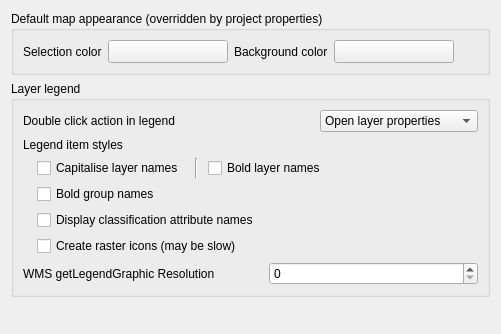
             <widget class="QWidget" name="mOptionsScrollAreaContents_06">
              <property name="geometry">
               <rect>
                <x>0</x>
                <y>0</y>
                <width>501</width>
                <height>334</height>
               </rect>
              </property>
              <layout class="QVBoxLayout" name="verticalLayout_25">
               <item>
                <widget class="QgsCollapsibleGroupBox" name="groupBox_9">
                 <property name="title">
                  <string>Default map appearance (overridden by project properties)</string>
                 </property>
                 <layout class="QGridLayout" name="gridLayout_7">
                  <item row="0" column="4">
                   <widget class="QgsColorButtonV2" name="pbnCanvasColor">
                    <property name="sizePolicy">
                     <sizepolicy hsizetype="Fixed" vsizetype="Fixed">
                      <horstretch>0</horstretch>
                      <verstretch>0</verstretch>
                     </sizepolicy>
                    </property>
                    <property name="minimumSize">
                     <size>
                      <width>120</width>
                      <height>0</height>
                     </size>
                    </property>
                    <property name="maximumSize">
                     <size>
                      <width>120</width>
                      <height>16777215</height>
                     </size>
                    </property>
                    <property name="text">
                     <string/>
                    </property>
                   </widget>
                  </item>
                  <item row="0" column="6">
                   <spacer name="horizontalSpacer_28">
                    <property name="orientation">
                     <enum>Qt::Horizontal</enum>
                    </property>
                    <property name="sizeHint" stdset="0">
                     <size>
                      <width>40</width>
                      <height>20</height>
                     </size>
                    </property>
                   </spacer>
                  </item>
                  <item row="0" column="3">
                   <widget class="QLabel" name="label">
                    <property name="sizePolicy">
                     <sizepolicy hsizetype="Maximum" vsizetype="Preferred">
                      <horstretch>0</horstretch>
                      <verstretch>0</verstretch>
                     </sizepolicy>
                    </property>
                    <property name="text">
                     <string>Background color</string>
                    </property>
                   </widget>
                  </item>
                  <item row="0" column="0">
                   <widget class="QLabel" name="textLabel1_9">
                    <property name="sizePolicy">
                     <sizepolicy hsizetype="Maximum" vsizetype="Preferred">
                      <horstretch>0</horstretch>
                      <verstretch>0</verstretch>
                     </sizepolicy>
                    </property>
                    <property name="text">
                     <string>Selection color</string>
                    </property>
                   </widget>
                  </item>
                  <item row="0" column="1">
                   <widget class="QgsColorButtonV2" name="pbnSelectionColor">
                    <property name="sizePolicy">
                     <sizepolicy hsizetype="Fixed" vsizetype="Fixed">
                      <horstretch>0</horstretch>
                      <verstretch>0</verstretch>
                     </sizepolicy>
                    </property>
                    <property name="minimumSize">
                     <size>
                      <width>120</width>
                      <height>0</height>
                     </size>
                    </property>
                    <property name="maximumSize">
                     <size>
                      <width>120</width>
                      <height>16777215</height>
                     </size>
                    </property>
                    <property name="text">
                     <string/>
                    </property>
                   </widget>
                  </item>
                 </layout>
                </widget>
               </item>
               <item>
                <widget class="QgsCollapsibleGroupBox" name="mLegendGrpBx">
                 <property name="minimumSize">
                  <size>
                   <width>0</width>
                   <height>0</height>
                  </size>
                 </property>
                 <property name="title">
                  <string>Layer legend</string>
                 </property>
                 <layout class="QVBoxLayout" name="verticalLayout_21">
                  <item>
                   <layout class="QHBoxLayout" name="horizontalLayout_8">
                    <item>
                     <widget class="QLabel" name="label_15">
                      <property name="text">
                       <string>Double click action in legend</string>
                      </property>
                     </widget>
                    </item>
                    <item>
                     <spacer name="horizontalSpacer_6">
                      <property name="orientation">
                       <enum>Qt::Horizontal</enum>
                      </property>
                      <property name="sizeHint" stdset="0">
                       <size>
                        <width>40</width>
                        <height>20</height>
                       </size>
                      </property>
                     </spacer>
                    </item>
                    <item>
                     <widget class="QComboBox" name="cmbLegendDoubleClickAction">
                      <item>
                       <property name="text">
                        <string>Open layer properties</string>
                       </property>
                      </item>
                      <item>
                       <property name="text">
                        <string>Open attribute table</string>
                       </property>
                      </item>
                      <item>
                       <property name="text">
                        <string>Open layer styling dock</string>
                       </property>
                      </item>
                     </widget>
                    </item>
                   </layout>
                  </item>
                  <item>
                   <layout class="QGridLayout" name="gridLayout_3">
                    <item row="1" column="2">
                     <widget class="Line" name="line_4">
                      <property name="minimumSize">
                       <size>
                        <width>12</width>
                        <height>0</height>
                       </size>
                      </property>
                      <property name="orientation">
                       <enum>Qt::Vertical</enum>
                      </property>
                     </widget>
                    </item>
                    <item row="1" column="0">
                     <spacer name="horizontalSpacer_34">
                      <property name="orientation">
                       <enum>Qt::Horizontal</enum>
                      </property>
                      <property name="sizeType">
                       <enum>QSizePolicy::Fixed</enum>
                      </property>
                      <property name="sizeHint" stdset="0">
                       <size>
                        <width>8</width>
                        <height>1</height>
                       </size>
                      </property>
                     </spacer>
                    </item>
                    <item row="1" column="1">
                     <widget class="QCheckBox" name="capitaliseCheckBox">
                      <property name="sizePolicy">
                       <sizepolicy hsizetype="Maximum" vsizetype="Fixed">
                        <horstretch>0</horstretch>
                        <verstretch>0</verstretch>
                       </sizepolicy>
                      </property>
                      <property name="text">
                       <string>Capitalise layer names</string>
                      </property>
                     </widget>
                    </item>
                    <item row="1" column="3">
                     <widget class="QCheckBox" name="mLegendLayersBoldChkBx">
                      <property name="sizePolicy">
                       <sizepolicy hsizetype="Minimum" vsizetype="Fixed">
                        <horstretch>0</horstretch>
                        <verstretch>0</verstretch>
                       </sizepolicy>
                      </property>
                      <property name="text">
                       <string>Bold layer names</string>
                      </property>
                     </widget>
                    </item>
                    <item row="3" column="1" colspan="3">
                     <widget class="QCheckBox" name="cbxLegendClassifiers">
                      <property name="text">
                       <string>Display classification attribute names</string>
                      </property>
                     </widget>
                    </item>
                    <item row="2" column="1" colspan="3">
                     <widget class="QCheckBox" name="mLegendGroupsBoldChkBx">
                      <property name="text">
                       <string>Bold group names</string>
                      </property>
                     </widget>
                    </item>
                    <item row="4" column="1" colspan="3">
                     <widget class="QCheckBox" name="cbxCreateRasterLegendIcons">
                      <property name="text">
                       <string>Create raster icons (may be slow)</string>
                      </property>
                     </widget>
                    </item>
                    <item row="0" column="0" colspan="4">
                     <widget class="QLabel" name="label_53">
                      <property name="sizePolicy">
                       <sizepolicy hsizetype="Minimum" vsizetype="Preferred">
                        <horstretch>0</horstretch>
                        <verstretch>0</verstretch>
                       </sizepolicy>
                      </property>
                      <property name="text">
                       <string>Legend item styles</string>
                      </property>
                     </widget>
                    </item>
                   </layout>
                  </item>
                  <item>
                   <layout class="QHBoxLayout" name="horizontalLayout_34">
                    <item>
                     <widget class="QLabel" name="label_58">
                      <property name="text">
                       <string>WMS getLegendGraphic Resolution</string>
                      </property>
                     </widget>
                    </item>
                    <item>
                     <spacer name="horizontalSpacer_39">
                      <property name="orientation">
                       <enum>Qt::Horizontal</enum>
                      </property>
                      <property name="sizeType">
                       <enum>QSizePolicy::Preferred</enum>
                      </property>
                      <property name="sizeHint" stdset="0">
                       <size>
                        <width>30</width>
                        <height>20</height>
                       </size>
                      </property>
                     </spacer>
                    </item>
                    <item>
                     <widget class="QSpinBox" name="mLegendGraphicResolutionSpinBox">
                      <property name="toolTip">
                       <string extracomment="MAP_RESOLUTION or DPI value overloading getMap default value (set 0 to use default)"/>
                      </property>
                      <property name="whatsThis">
                       <string extracomment="MAP_RESOLUTION or DPI value overloading getMap default value (set 0 to use default)"/>
                      </property>
                      <property name="minimum">
                       <number>0</number>
                      </property>
                      <property name="maximum">
                       <number>1000000</number>
                      </property>
                     </widget>
                    </item>
                   </layout>
                  </item>
                 </layout>
                </widget>
               </item>
               <item>
                <spacer>
                 <property name="orientation">
                  <enum>Qt::Vertical</enum>
                 </property>
                 <property name="sizeHint" stdset="0">
                  <size>
                   <width>20</width>
                   <height>40</height>
                  </size>
                 </property>
                </spacer>
               </item>
              </layout>
             </widget>
